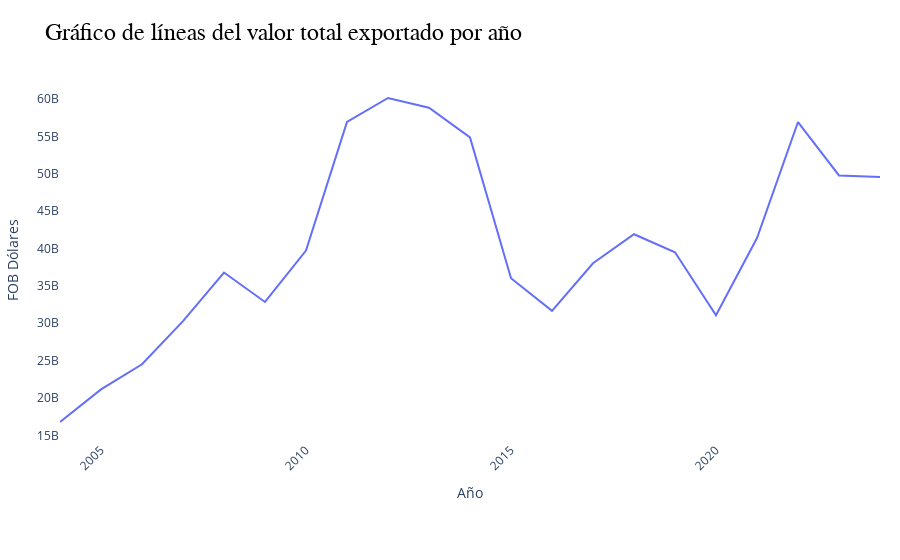

The cell this chart's notebook holds for it:
### Code cell
fig = px.line(temporal,
              x='AÑO',
              y='FOBDOL',
              title='Gráfico de líneas del valor total exportado por año',
              labels={"AÑO": "Año", "FOBDOL": "FOB Dólares"}
              )
fig = aplicar_estilo(fig)
fig.show()

### Figure 1 — Plotly figure (JSON) as saved in the notebook; plotly's stock layout.template omitted (floating-point values rounded to 4 significant figures)
{"data": [{"hovertemplate": "Año=%{x}<br>FOB Dólares=%{y}<extra></extra>", "legendgroup": "", "line": {"color": "#636efa", "dash": "solid"}, "marker": {"symbol": "circle"}, "mode": "lines", "name": "", "orientation": "v", "showlegend": false, "type": "scatter", "x": [2004, 2005, 2006, 2007, 2008, 2009, 2010, 2011, 2012, 2013, 2014, 2015, 2016, 2017, 2018, 2019, 2020, 2021, 2022, 2023, 2024], "xaxis": "x", "y": [16790000000.0, 21150000000.0, 24510000000.0, 30280000000.0, 36790000000.0, 32850000000.0, 39710000000.0, 56910000000.0, 60130000000.0, 58830000000.0, 54860000000.0, 36020000000.0, 31660000000.0, 38020000000.0, 41900000000.0, 39490000000.0, 31060000000.0, 41390000000.0, 56910000000.0, 49770000000.0, 49560000000.0], "yaxis": "y"}], "layout": {"legend": {"tracegroupgap": 0}, "margin": {"b": 120, "l": 40, "r": 20, "t": 80}, "paper_bgcolor": "white", "plot_bgcolor": "white", "showlegend": false, "title": {"font": {"color": "black", "family": "Arial", "size": 24}, "text": "Gráfico de líneas del valor total exportado por año"}, "xaxis": {"anchor": "y", "domain": [0, 1], "tickangle": -45, "tickfont": {"size": 12}, "title": {"text": "Año"}}, "yaxis": {"anchor": "x", "domain": [0, 1], "tickfont": {"size": 12}, "title": {"text": "FOB Dólares"}}}}
